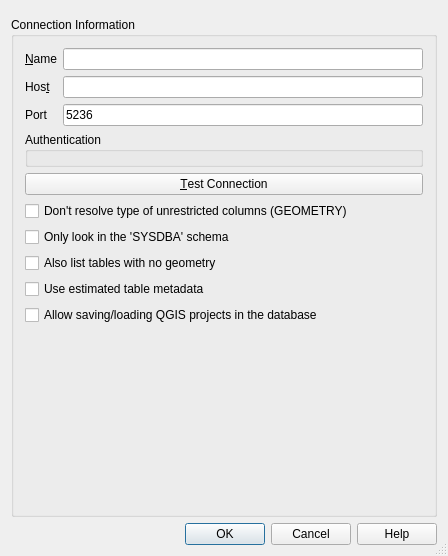
<?xml version="1.0" encoding="UTF-8"?>
<ui version="4.0">
 <class>QgsDamengNewConnectionBase</class>
 <widget class="QDialog" name="QgsDamengNewConnectionBase">
  <property name="geometry">
   <rect>
    <x>0</x>
    <y>0</y>
    <width>448</width>
    <height>556</height>
   </rect>
  </property>
  <property name="sizePolicy">
   <sizepolicy hsizetype="MinimumExpanding" vsizetype="MinimumExpanding">
    <horstretch>0</horstretch>
    <verstretch>0</verstretch>
   </sizepolicy>
  </property>
  <property name="windowTitle">
   <string>Create a New Dameng Connection</string>
  </property>
  <property name="sizeGripEnabled">
   <bool>true</bool>
  </property>
  <property name="modal">
   <bool>true</bool>
  </property>
  <layout class="QVBoxLayout" name="verticalLayout_2">
   <item>
    <widget class="QgsMessageBar" name="bar" native="true"/>
   </item>
   <item>
    <widget class="QGroupBox" name="GroupBox1">
     <property name="title">
      <string>Connection Information</string>
     </property>
     <layout class="QVBoxLayout" name="verticalLayout">
      <item>
       <layout class="QGridLayout" name="gridLayout_2">
        <item row="1" column="1">
         <widget class="QLineEdit" name="txtHost"/>
        </item>
        <item row="0" column="1">
         <widget class="QLineEdit" name="txtName">
          <property name="toolTip">
           <string>Name of the new connection</string>
          </property>
         </widget>
        </item>
        <item row="1" column="0">
         <widget class="QLabel" name="TextLabel1">
          <property name="text">
           <string>Hos&amp;t</string>
          </property>
          <property name="buddy">
           <cstring>txtHost</cstring>
          </property>
         </widget>
        </item>
        <item row="2" column="0">
         <widget class="QLabel" name="TextLabel2">
          <property name="text">
           <string>Port</string>
          </property>
          <property name="buddy">
           <cstring>txtPort</cstring>
          </property>
         </widget>
        </item>
        <item row="2" column="1">
         <widget class="QLineEdit" name="txtPort">
          <property name="text">
           <string>5236</string>
          </property>
         </widget>
        </item>
        <item row="0" column="0">
         <widget class="QLabel" name="TextLabel1_2">
          <property name="text">
           <string>&amp;Name</string>
          </property>
          <property name="buddy">
           <cstring>txtName</cstring>
          </property>
         </widget>
        </item>
       </layout>
      </item>
      <item>
       <widget class="QGroupBox" name="mAuthGroupBox">
        <property name="title">
         <string>Authentication</string>
        </property>
        <layout class="QGridLayout" name="gridLayout">
         <property name="leftMargin">
          <number>6</number>
         </property>
         <property name="topMargin">
          <number>6</number>
         </property>
         <property name="rightMargin">
          <number>6</number>
         </property>
         <property name="bottomMargin">
          <number>6</number>
         </property>
         <item row="0" column="0">
          <widget class="QgsAuthSettingsWidget" name="mAuthSettings" native="true"/>
         </item>
        </layout>
       </widget>
      </item>
      <item>
       <widget class="QPushButton" name="btnConnect">
        <property name="text">
         <string>&amp;Test Connection</string>
        </property>
       </widget>
      </item>
      <item>
       <widget class="QCheckBox" name="cb_dontResolveType">
        <property name="text">
         <string>Don't resolve type of unrestricted columns (GEOMETRY)</string>
        </property>
       </widget>
      </item>
      <item>
       <widget class="QCheckBox" name="cb_sysdbaSchemaOnly">
        <property name="toolTip">
         <string>Restrict the search to the SYSDBA schema for spatial tables not in the geometry_columns table</string>
        </property>
        <property name="whatsThis">
         <string>When searching for spatial tables that are not in the geometry_columns tables, restrict the search to tables that are in the public schema (for some databases this can save lots of time)</string>
        </property>
        <property name="text">
         <string>Only look in the 'SYSDBA' schema</string>
        </property>
       </widget>
      </item>
      <item>
       <widget class="QCheckBox" name="cb_allowGeometrylessTables">
        <property name="text">
         <string>Also list tables with no geometry</string>
        </property>
        <property name="checked">
         <bool>false</bool>
        </property>
       </widget>
      </item>
      <item>
       <widget class="QCheckBox" name="cb_useEstimatedMetadata">
        <property name="toolTip">
         <string>Use estimated table statistics for the layer metadata.</string>
        </property>
        <property name="whatsThis">
         <string>&lt;html&gt;
&lt;body&gt;
&lt;p&gt;When the layer is setup various metadata is required for the Dameng Spatial table. This includes information such as the table row count, geometry type and spatial extents of the data in the geometry column. If the table contains a large number of rows determining this metadata is time consuming.&lt;/p&gt;
&lt;p&gt;By activating this option the following fast table metadata operations are done:&lt;/p&gt;
&lt;p&gt;1) Row count is determined from results of running the Dameng Analyze function on the table.&lt;/p&gt;
&lt;p&gt;2) Table extents are always determined with the estimated_extent Dameng Spatial function even if a layer filter is applied.&lt;/p&gt;
&lt;p&gt;3) If the table geometry type is unknown and is not exclusively taken from the geometry_columns table, then it is determined from the first 100 non-null geometry rows in the table.&lt;/p&gt;
&lt;/body&gt;
&lt;/html&gt;</string>
        </property>
        <property name="text">
         <string>Use estimated table metadata</string>
        </property>
       </widget>
      </item>
      <item>
       <widget class="QCheckBox" name="cb_projectsInDatabase">
        <property name="text">
         <string>Allow saving/loading QGIS projects in the database</string>
        </property>
       </widget>
      </item>
      <item>
       <spacer name="verticalSpacer">
        <property name="orientation">
         <enum>Qt::Vertical</enum>
        </property>
        <property name="sizeHint" stdset="0">
         <size>
          <width>20</width>
          <height>0</height>
         </size>
        </property>
       </spacer>
      </item>
     </layout>
    </widget>
   </item>
   <item>
    <widget class="QDialogButtonBox" name="buttonBox">
     <property name="standardButtons">
      <set>QDialogButtonBox::Cancel|QDialogButtonBox::Help|QDialogButtonBox::Ok</set>
     </property>
    </widget>
   </item>
  </layout>
 </widget>
 <layoutdefault spacing="6" margin="11"/>
 <customwidgets>
  <customwidget>
   <class>QgsAuthSettingsWidget</class>
   <extends>QWidget</extends>
   <header>auth/qgsauthsettingswidget.h</header>
   <container>1</container>
  </customwidget>
  <customwidget>
   <class>QgsMessageBar</class>
   <extends>QWidget</extends>
   <header>qgsmessagebar.h</header>
   <container>1</container>
  </customwidget>
 </customwidgets>
 <tabstops>
  <tabstop>txtName</tabstop>
  <tabstop>txtHost</tabstop>
  <tabstop>txtPort</tabstop>
  <tabstop>btnConnect</tabstop>
  <tabstop>cb_dontResolveType</tabstop>
  <tabstop>cb_sysdbaSchemaOnly</tabstop>
  <tabstop>cb_allowGeometrylessTables</tabstop>
  <tabstop>cb_useEstimatedMetadata</tabstop>
  <tabstop>cb_projectsInDatabase</tabstop>
 </tabstops>
 <resources/>
 <connections>
  <connection>
   <sender>buttonBox</sender>
   <signal>rejected()</signal>
   <receiver>QgsDamengNewConnectionBase</receiver>
   <slot>reject()</slot>
   <hints>
    <hint type="sourcelabel">
     <x>313</x>
     <y>501</y>
    </hint>
    <hint type="destinationlabel">
     <x>451</x>
     <y>312</y>
    </hint>
   </hints>
  </connection>
  <connection>
   <sender>buttonBox</sender>
   <signal>accepted()</signal>
   <receiver>QgsDamengNewConnectionBase</receiver>
   <slot>accept()</slot>
   <hints>
    <hint type="sourcelabel">
     <x>395</x>
     <y>501</y>
    </hint>
    <hint type="destinationlabel">
     <x>450</x>
     <y>287</y>
    </hint>
   </hints>
  </connection>
 </connections>
</ui>
